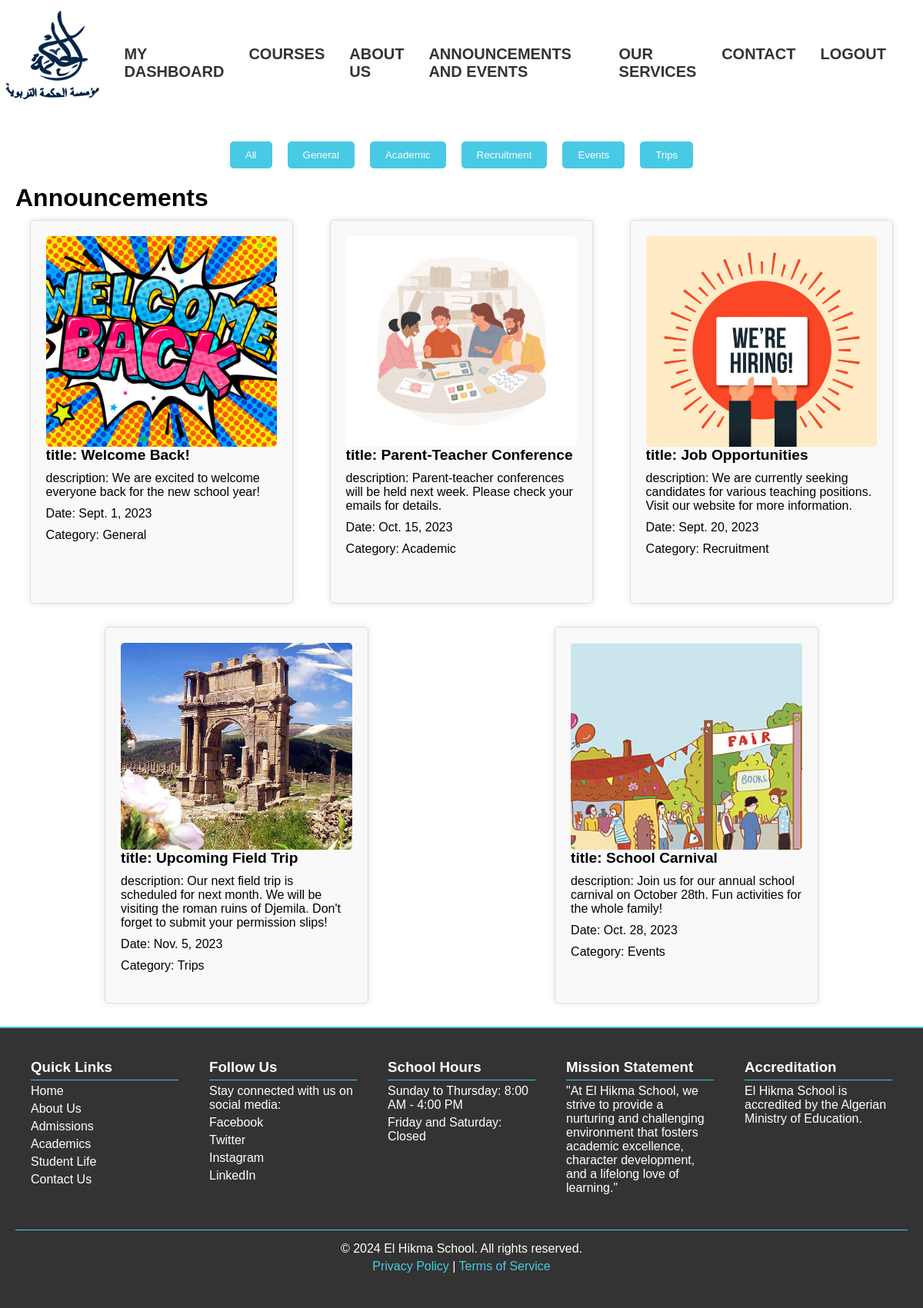
Page /events/ (signed in) on the committed database.
### core/models.py (models this page shows, shortened)
class Announcements(models.Model):
    CATEGORY_CHOICES = [
        ('General', 'General'),
        ('Academic', 'Academic'),
        ('Recruitment', 'Recruitment'),
        ('Events', 'Events'),
        ('Trips', 'Trips'),
    ]
    title = models.CharField(max_length=255)
    description = models.TextField()
    date = models.DateField()
    category=models.CharField(max_length=255, choices=CATEGORY_CHOICES, default='General')
    is_user_only= models.BooleanField(default=False)
    active=models.BooleanField(default=False)
    photo= models.ImageField(upload_to='announcements/', null=True, blank=True)
    class Meta:
        verbose_name_plural = 'Announcements'

### core/views.py (the view)
# urls.py: path('events/', views.announcements, name='events'),
def announcements(request):
    if request.user.is_authenticated:
        announcements = Announcements.objects.filter(active=True)
    else:
        announcements = Announcements.objects.filter(is_user_only=False, active=True)
    context = {'announcements': announcements}
    return render(request, 'core/user_announcements.html', context)

### core/templates/core/user_announcements.html (shortened to what this page needs)
{%load static %}
<!DOCTYPE html>
<html lang="en">
<head>
    <link rel="stylesheet" href="{% static 'css/annonce.css' %}">
    <link href="https://cdn.jsdelivr.net/npm/remixicon@2.5.0/fonts/remixicon.css" rel="stylesheet">
</head>
<body>
    <div class="navbar-links">
        <a href="{% url 'home' %}"><img src="{% static 'logo-blue-vecto.svg' %}" alt="Logo"></a>
        <ul>
            {% if user.is_authenticated %}
                <li>
                    <a href="{% url 'dashboard' %}">MY DASHBOARD</a>
                </li>
                <li><a href=" {% url 'Courses' %} ">COURSES</a></li>
            {% endif %}
            <li>
                <a href="{% url 'about' %}">ABOUT US</a>
            </li>
            <li>
                <a href="{% url 'events' %}"> ANNOUNCEMENTS AND EVENTS</a>
            </li>
            <li>
                <a href="{% url 'services' %}">OUR SERVICES</a>
            </li>
            <li>
                <a href="{% url 'contact' %}">CONTACT</a>
            </li>
            <li >
                {% if user.is_authenticated %}
                    <form action="{% url 'logout' %}" method="post">
                        <button type="submit" style="background: transparent; border: none;color: #333;font-size: 20px; font-weight:600;">LOGOUT</button>
                    </form>
                </li>
                <li>
                {% else %}
                    <a href="{% url 'login' %}">LOGIN</a>
                {% endif %}
            </li>
        </ul>
    </div>
    <div class="announcements-container">
        <div class="categories">
            <button class="category-button" data-category="all">All</button>
            <button class="category-button" data-category="General">General</button>
            <button class="category-button" data-category="Academic">Academic</button>
            <button class="category-button" data-category="Recruitment">Recruitment</button>
            <button class="category-button" data-category="Events">Events</button>
            <button class="category-button" data-category="Trips">Trips</button>
        </div>
        <h1>Announcements</h1>
        <div class="announcements">
        {% for announcement in announcements %}
        <div class="announcement-box" data-category="{{ announcement.category }}">
            <div class="top">
                {% if announcement.photo %}
                <img src="{{ announcement.photo.url }}" alt="{{ announcement.title }}">
                {% endif %}
            </div>
            <div class="buttom">
                <h3>title: {{ announcement.title }}</h3>
                <p>description: {{ announcement.description }}</p>
                <p class="date">Date: {{ announcement.date }}</p>
                <p class="category">Category: {{ announcement.get_category_display }}</p>
            </div>
        </div>
        {% empty %}
        <p>No announcements at this time.</p>
        {% endfor %}
    </div>
    </div>
    <footer>
        <div class="footer-container">
            <div class="footer-section">
                <h3>Quick Links</h3>
                <ul>
                    <li><a href="#">Home</a></li>
                    <li><a href="#">About Us</a></li>
                    <li><a href="#">Admissions</a></li>
                    <li><a href="#">Academics</a></li>
                    <li><a href="#">Student Life</a></li>
                    <li><a href="#">Contact Us</a></li>
                </ul>
            </div>
            <div class="footer-section">
                <h3>Follow Us</h3>
                <p>Stay connected with us on social media:</p>
                <ul>
                    <li><a href="#">Facebook</a></li>
                    <li><a href="#">Twitter</a></li>
                    <li><a href="#">Instagram</a></li>
                    <li><a href="#">LinkedIn</a></li>
                </ul>
            </div>
            <div class="footer-section">
                <h3>School Hours</h3>
                <p>Sunday to Thursday: 8:00 AM - 4:00 PM</p>
                <p>Friday and Saturday: Closed</p>
            </div>
            <div class="footer-section">
                <h3>Mission Statement</h3>
                <p>"At El Hikma School, we strive to provide a nurturing and challenging environment that fosters academic excellence, character development, and a lifelong love of learning."</p>
            </div>
            <div class="footer-section">
                <h3>Accreditation</h3>
                <p>El Hikma School is accredited by the Algerian Ministry of Education.</p>
            </div>
        </div>
        <div class="footer-section legal">
            <p>© 2024 El Hikma School. All rights reserved.</p>
            <p><a href="#">Privacy Policy</a> | <a href="#">Terms of Service</a></p>
        </div>
    </footer>
</body>
</html>

### core/static/css/annonce.css (style rules this page uses)
* { margin: 0; padding: 0; box-sizing: border-box; }
body { height: 100vh; font-family: Arial, sans-serif; display: flex; flex-direction: column; min-width: min-content; }
.navbar-links { display: flex; justify-content: space-between; align-items: center; background-color: transparent; padding: 0px 0px; }
.navbar-links ul { display: flex; justify-content: space-around; list-style-type: none; }
.navbar-links ul li { right: 1em; padding-left:1em ; padding-right: 1em; }
.navbar-links ul li a { color: #333; text-decoration: none; font-size: 20px; font-weight: 600; }
.navbar-links a img { height: 160px; }
.announcements-container { padding: 20px; flex: 1; }
.categories { display: flex; justify-content: center; margin-bottom: 20px; }
.category-button { background-color: #48cae4; color: #fff; border: none; padding: 10px 20px; margin: 0 10px; cursor: pointer; border-radius: 5px; }
.announcements { display: flex; flex-wrap: wrap; justify-content: space-around; gap: 10px; }
.announcement-box { background-color: #f9f9f9; border: 1px solid #ddd; border-radius: 5px; padding: 20px; margin: 10px; box-shadow: 0 0 10px rgba(0, 0, 0, 0.1); flex: 1 1 calc(33% - 40px); max-width: calc(33% - 40px); box-sizing: border-box; overflow: hidden; display: flex; flex-direction: column; }
.announcement-box h3 { margin-bottom: 10px; font-size: 1.2rem; text-overflow: ellipsis; white-space: nowrap; overflow: hidden; }
.announcement-box p { margin: 10px 0; overflow: hidden; text-overflow: ellipsis; }
.announcement-box .date, .announcement-box .category { margin-top: auto; }
.top { max-width: 100%; border-radius: 5px; height: 60%; overflow: hidden; }
.top img { width: 100%; height: 100%; object-fit: cover; }
footer { background-color: #333; color: #fff; border-top: 2px solid #48cae4; width: 100%; display: flex; flex-direction: column; text-align: left; padding: 20px; position: relative; }
.footer-container { display: flex; justify-content: space-between; flex-wrap: wrap; }
.footer-section { padding: 20px; flex: 1; min-width: 200px; text-align: left; }
.footer-section h3 { border-bottom: 1px solid #48cae4; padding-bottom: 5px; }
.footer-section ul { list-style: none; padding: 0; }
.footer-section ul li { margin: 5px 0; }
.footer-section ul li a { color: #fff; text-decoration: none; }
.footer-section p { margin: 5px 0; }
.legal { text-align: center; width: 100%; border-top: 1px solid #48cae4; padding-top: 10px; margin-top: 20px; }
.legal p { margin: 5px 0; }
.legal a { color: #48cae4; text-decoration: none; }

### rows in the picture
Announcements: photo (picture), title "Welcome Back!", description "We are excited to welcome everyone back for the new school year!", date "Sept. 1, 2023", category "General"
Announcements: photo (picture), title "Parent-Teacher Conference", description "Parent-teacher conferences will be held next week. Please check your emails for details.", date "Oct. 15, 2023", category "Academic"
Announcements: photo (picture), title "Job Opportunities", description "We are currently seeking candidates for various teaching positions. Visit our website for more information.", date "Sept. 20, 2023", category "Recruitment"
Announcements: photo (picture), title "Upcoming Field Trip", description "Our next field trip is scheduled for next month. We will be visiting the roman ruins of Djemila. Don't forget to submit your permission slips!", date "Nov. 5, 2023", category "Trips"
Announcements: photo (picture), title "School Carnival", description "Join us for our annual school carnival on October 28th. Fun activities for the whole family!", date "Oct. 28, 2023", category "Events"
